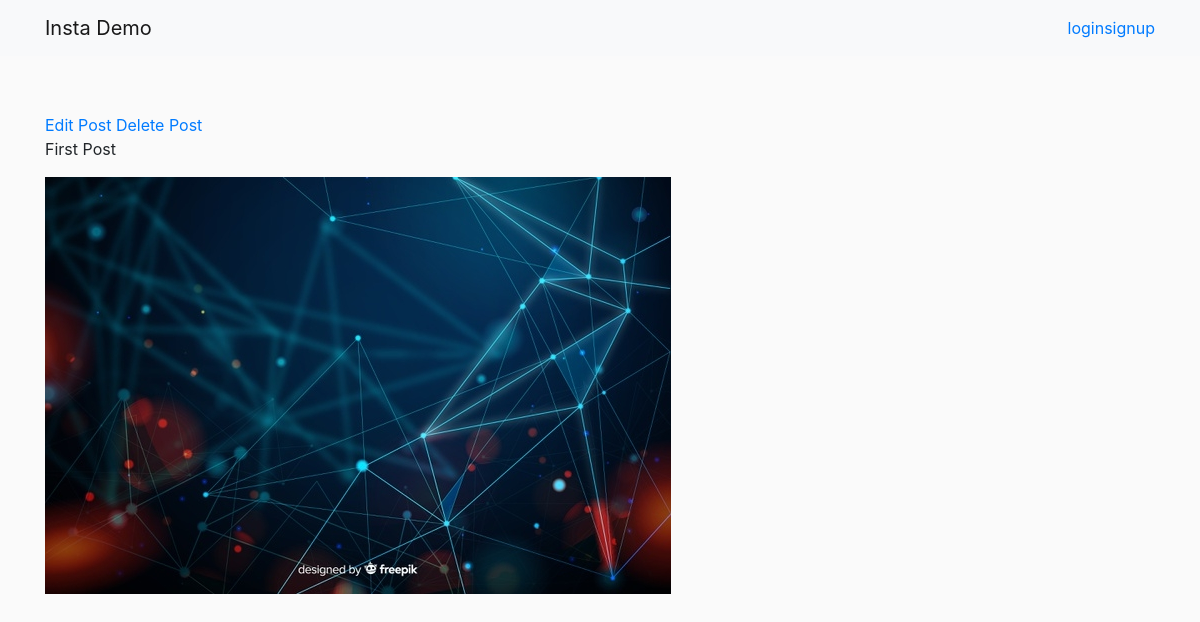
/insta/posts/1/, run on the app's committed database.
### Insta/models.py (models this page shows, shortened)
class Post(models.Model):
  author = models.ForeignKey(InstaUser, on_delete=models.CASCADE, related_name='my_posts')
  title = models.TextField(blank=True, null=True)
  image = ProcessedImageField(
    upload_to='static/images/posts',
    format='JPEG',
    options={'quality':100},
    blank=True,
    null=True
  )

### Insta/views.py (the view)
# urls.py: path('posts/<int:pk>/', PostDetailView.as_view(), name='post_detail'),
class PostDetailView(DetailView):
  model = Post
  template_name = 'post_detail.html'

### templates/post_detail.html
{% extends 'base.html' %}
{% block content %}
<div>
  <a href="{% url 'update_post' object.id %}">Edit Post</a>
  <a href="{% url 'delete_post' object.id %}">Delete Post</a>
</div>
<p>
  {{ object.title }}
</p>
<img src="/{{ object.image }}">
{% endblock content %}

### static/css/style.css (style rules this page uses)
html { height: 100%; }
body { min-height: 100%; background-color: #fafafa; }

### data on the page
Post: title "First Post", image (picture)
